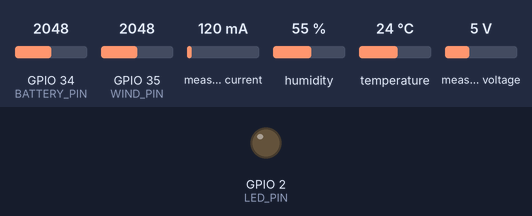
Bench run of a sketch on a simulated ESP32. On the bench: output pins drawn as LEDs (lit = HIGH). Inputs (shaded band) come from the test bench; at power-on: GPIO 34 (BATTERY_PIN) = 2048, GPIO 35 (WIND_PIN) = 2048, measured current 120 mA, humidity 55 %, temperature 24 °C, measured voltage 5 V. WiFi joins after 1.5 s; servers stay silent unless stated; uploads are accepted with an empty reply; the local clock reads 2024-03-15 10:24:30 at power-on unless the sketch sets it; random numbers use the default seed unless the sketch sets one; what the sketch prints to the serial monitor is not drawn.

Above: at 4.32 s.
At 64.8 s:
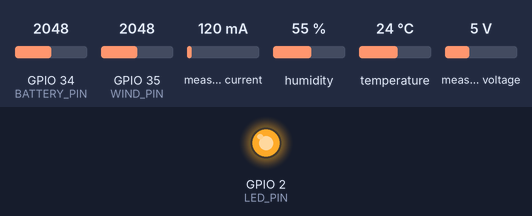
Timing chart, 0 to 81.3 s (numbered marks = the images above):
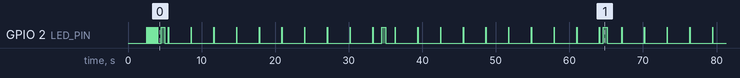

Measured:
- by itself, GPIO 2 (LED_PIN): HIGH → LOW at 2.6 s, → HIGH 0.10 s later, → LOW 0.10 s later, → HIGH 0.10 s later, … (107 changes in this stretch)
- by itself, everything shown: repeats every 59.3 s, in 42 steps

The sketch:

esp32_sensor.ino
```cpp
/**
 * ZYPHERS POLAR EMS — ESP32 Sensor Node v3.0
 * =============================================
 * NCPOR Indian Polar Research Station Hardware Interface
 * Reads sensor data and POSTs to Zyphers backend API.
 * Includes: NTP time sync, retry logic, better diagnostics.
 *
 * HARDWARE REQUIRED:
 * ------------------
 * - ESP32 Dev Board (any variant — WROOM, WROVER, S2, S3, C3)
 * - INA219 Current Sensor (measures solar panel current via I2C)
 * - INA219 Current Sensor x2 (optional: wind turbine + battery)
 * - DHT22 Temperature & Humidity sensor (GPIO pin 4)
 * - Voltage Divider (100kΩ + 27kΩ) for battery voltage on GPIO 34
 * - Anemometer with analog/pulse output on GPIO 35 (wind speed)
 * - LED status indicator on GPIO 2 (built-in on most ESP32 boards)
 *
 * ARDUINO LIBRARIES NEEDED (install via Library Manager):
 * -------------------------------------------------------
 *   1. Adafruit INA219          (by Adafruit)
 *   2. DHT sensor library       (by Adafruit)
 *   3. Adafruit Unified Sensor  (dependency)
 *   4. ArduinoJson              (by Benoit Blanchon, v6.x)
 *   5. WiFi.h                   (built-in for ESP32)
 *   6. HTTPClient.h             (built-in for ESP32)
 *
 * WIRING DIAGRAM:
 * ---------------
 *   INA219 VCC → 3.3V     INA219 GND → GND
 *   INA219 SDA → GPIO 21  INA219 SCL → GPIO 22
 *
 *   DHT22 VCC → 3.3V      DHT22 GND → GND
 *   DHT22 DATA → GPIO 4   (10kΩ pullup to 3.3V on DATA pin)
 *
 *   Battery voltage divider:
 *     Battery+ → 100kΩ → GPIO 34 → 27kΩ → GND
 *     (For 12V battery: Vgpio = Vbatt * 27/(100+27) ≈ 0–3.2V range)
 *
 *   Anemometer analog out → GPIO 35 (if analog)
 *   OR anemometer pulse out → GPIO 35 (if reed switch / hall effect)
 *
 * SETUP STEPS:
 * 1. Install Arduino IDE + ESP32 board support (espressif/arduino-esp32)
 * 2. Install the libraries listed above
 * 3. Fill in your WiFi credentials and backend URL below
 * 4. Select Board: "ESP32 Dev Module" and upload
 *
 * STATUS LED (GPIO 2 / Built-in):
 *   Fast blink (200ms)  = Connecting to WiFi
 *   Slow blink (1000ms) = Connected, posting data
 *   Solid ON            = Error / server rejected
 *   Solid OFF           = Deep sleep (if enabled)
 */

#include <WiFi.h>
#include <HTTPClient.h>
#include <ArduinoJson.h>
#include <Wire.h>
#include <Adafruit_INA219.h>
#include <DHT.h>
#include <time.h>   // NTP time sync (built-in ESP32)

// NTP configuration for accurate timestamps
const char* NTP_SERVER   = "pool.ntp.org";
const long  GMT_OFFSET   = 0;       // UTC (adjust to IST: 19800 for +5:30)
const int   DST_OFFSET   = 0;
#define NTP_SYNC_INTERVAL_MS  3600000  // Re-sync NTP every hour

// ============================================================
// ⚙️  CONFIGURATION — EDIT THESE VALUES
// ============================================================

// WiFi credentials (station or mobile hotspot)
const char* WIFI_SSID     = "YOUR_WIFI_SSID";
const char* WIFI_PASSWORD = "YOUR_WIFI_PASSWORD";

// Zyphers backend API
// For Render: "https://zyphers.onrender.com/api/ingest"
// For local:  "http://192.168.1.100:8000/api/ingest"
const char* SERVER_URL    = "https://zyphers.onrender.com/api/ingest";

// Security: must match HARDWARE_API_KEY in backend .env
const char* API_KEY       = "zyphers-esp32-secret-2026";

// Unique ID for this sensor node
const char* DEVICE_ID     = "esp32-bharati-01";

// How often to read + send data (milliseconds)
const unsigned long POST_INTERVAL_MS = 30000;  // 30 seconds

// ============================================================
// 📌  PIN DEFINITIONS
// ============================================================

#define DHT_PIN       4    // DHT22 data pin
#define DHT_TYPE      DHT22
#define BATTERY_PIN   34   // ADC pin for battery voltage divider
#define WIND_PIN      35   // ADC pin for anemometer analog output
#define LED_PIN       2    // Status LED (built-in on most boards)

// Voltage divider ratio: R2 / (R1 + R2)
// For 100kΩ + 27kΩ: ratio = 27 / 127 = 0.2126
// Adjust for your actual resistors
#define VOLT_DIVIDER_RATIO  0.2126f
#define ADC_REF_VOLTAGE     3.3f
#define ADC_RESOLUTION      4095.0f

// Full battery voltage (adjust for your battery chemistry)
// 12V lead-acid: 12.7V full, 11.0V empty
// 12V lithium: 12.6V full, 10.0V empty
#define BATTERY_MAX_V   12.7f
#define BATTERY_MIN_V   11.0f

// Wind: map ADC (0-4095) to m/s (0-25 m/s for most anemometers)
// Adjust these calibration constants for your specific anemometer
#define WIND_MAX_MS     25.0f

// ============================================================
// 🔌  SENSOR OBJECTS
// ============================================================

Adafruit_INA219 ina219_solar(0x40);   // I2C addr 0x40 (default)
// Optional second INA219 for wind/battery current at 0x41
// Adafruit_INA219 ina219_wind(0x41);

DHT dht(DHT_PIN, DHT_TYPE);

// ============================================================
// 🌐  GLOBAL STATE
// ============================================================

unsigned long lastPostTime  = 0;
unsigned long lastNtpSync   = 0;
bool ina219Available = false;
bool dhtAvailable    = false;
int  totalPosted     = 0;
int  totalFailed     = 0;

// ============================================================
// 🚀  SETUP
// ============================================================

void setup() {
  Serial.begin(115200);
  delay(500);
  Serial.println("\n\n╔══════════════════════════════════════╗");
  Serial.println(  "║  ZYPHERS ESP32 Sensor Node v3.0      ║");
  Serial.println(  "║  NCPOR Polar EMS Hardware Interface   ║");
  Serial.println(  "╚══════════════════════════════════════╝");
  Serial.printf("Device ID : %s\n", DEVICE_ID);
  Serial.printf("Server    : %s\n", SERVER_URL);
  Serial.printf("Interval  : %lu ms\n", POST_INTERVAL_MS);

  pinMode(LED_PIN, OUTPUT);
  digitalWrite(LED_PIN, LOW);

  // Initialize I2C sensors
  Wire.begin(21, 22);  // SDA=21, SCL=22
  if (ina219_solar.begin()) {
    ina219Available = true;
    ina219_solar.setCalibration_16V_400mA();  // Adjust for your solar panel
    Serial.println("[OK] INA219 solar sensor initialized");
  } else {
    Serial.println("[WARN] INA219 not found — using simulated solar values");
  }

  // Initialize DHT22
  dht.begin();
  delay(2000);  // DHT22 needs 2 seconds to stabilize
  float testTemp = dht.readTemperature();
  if (!isnan(testTemp)) {
    dhtAvailable = true;
    Serial.println("[OK] DHT22 temperature sensor initialized");
  } else {
    Serial.println("[WARN] DHT22 not found — using simulated temperature");
  }

  // Connect to WiFi
  connectWiFi();

  // Sync NTP time for accurate ISO8601 timestamps
  if (WiFi.status() == WL_CONNECTED) {
    syncNTP();
  }
}

// ============================================================
// 🔁  MAIN LOOP
// ============================================================

void loop() {
  // Reconnect WiFi if dropped
  if (WiFi.status() != WL_CONNECTED) {
    Serial.println("[WARN] WiFi disconnected. Reconnecting...");
    connectWiFi();
    if (WiFi.status() == WL_CONNECTED) syncNTP();
  }

  // Re-sync NTP every hour
  unsigned long now = millis();
  if (lastNtpSync > 0 && (now - lastNtpSync) >= NTP_SYNC_INTERVAL_MS) {
    syncNTP();
  }

  if (now - lastPostTime >= POST_INTERVAL_MS || lastPostTime == 0) {
    lastPostTime = now;

    // Read all sensors
    float solar_kw      = readSolarKW();
    float wind_kw       = readWindKW();
    float battery_pct   = readBatteryPercent();
    float demand_kw     = estimateDemand(solar_kw, wind_kw, battery_pct);
    float fuel_liters   = 50000.0;  // TODO: Replace with fuel tank level sensor
    float temperature_c = readTemperature();
    String weather      = inferWeather(solar_kw, wind_kw, temperature_c);
    String scenario     = inferScenario(solar_kw, wind_kw, battery_pct);
    String timestamp    = getISOTimestamp();

    // Print sensor readings
    Serial.println("\n┌─── SENSOR READINGS ──────────────────┐");
    Serial.printf(  "│  Solar    : %.1f kW\n",      solar_kw);
    Serial.printf(  "│  Wind     : %.1f kW\n",      wind_kw);
    Serial.printf(  "│  Demand   : %.1f kW\n",      demand_kw);
    Serial.printf(  "│  Battery  : %.1f %%\n",      battery_pct);
    Serial.printf(  "│  Fuel     : %.0f L\n",       fuel_liters);
    Serial.printf(  "│  Temp     : %.1f °C\n",      temperature_c);
    Serial.printf(  "│  Weather  : %s\n",           weather.c_str());
    Serial.printf(  "│  Scenario : %s\n",           scenario.c_str());
    Serial.printf(  "│  Time     : %s\n",           timestamp.c_str());
    Serial.printf(  "│  Posts OK : %d  Failed: %d\n", totalPosted, totalFailed);
    Serial.println( "└──────────────────────────────────────┘");

    // Build JSON payload
    StaticJsonDocument<512> doc;
    doc["solar_kw"]       = roundf(solar_kw * 10) / 10.0;
    doc["wind_kw"]        = roundf(wind_kw * 10) / 10.0;
    doc["demand_kw"]      = roundf(demand_kw * 10) / 10.0;
    doc["battery_percent"]= roundf(battery_pct * 10) / 10.0;
    doc["fuel_liters"]    = fuel_liters;
    doc["temperature_c"]  = roundf(temperature_c * 10) / 10.0;
    doc["weather"]        = weather;
    doc["scenario"]       = scenario;
    doc["device_id"]      = DEVICE_ID;
    doc["api_key"]        = API_KEY;
    if (timestamp.length() > 0) doc["timestamp"] = timestamp;

    String payload;
    serializeJson(doc, payload);

    // Send with retry (3 attempts)
    int responseCode = postDataWithRetry(payload, 3);
    if (responseCode == 200) {
      totalPosted++;
      Serial.printf("[OK] Accepted by server (total sent: %d)\n", totalPosted);
      blinkLED(1, 1000);
    } else {
      totalFailed++;
      Serial.printf("[ERR] Failed after retries. Code: %d (total failed: %d)\n",
                    responseCode, totalFailed);
      digitalWrite(LED_PIN, HIGH);
      delay(3000);
      digitalWrite(LED_PIN, LOW);
    }
  }

  // Keep alive heartbeat blink
  static unsigned long lastBlink = 0;
  if (millis() - lastBlink > 3000) {
    lastBlink = millis();
    blinkLED(1, 80);
  }

  delay(100);
}

// ============================================================
// 📡  WIFI CONNECTION
// ============================================================

void connectWiFi() {
  Serial.printf("[WiFi] Connecting to %s", WIFI_SSID);
  WiFi.mode(WIFI_STA);
  WiFi.begin(WIFI_SSID, WIFI_PASSWORD);
  WiFi.setAutoReconnect(true);

  int attempts = 0;
  while (WiFi.status() != WL_CONNECTED && attempts < 30) {
    blinkLED(1, 200);
    Serial.print(".");
    attempts++;
  }
  Serial.println();

  if (WiFi.status() == WL_CONNECTED) {
    Serial.printf("[WiFi] ✓ Connected! IP: %s  RSSI: %d dBm  Channel: %d\n",
                  WiFi.localIP().toString().c_str(),
                  WiFi.RSSI(),
                  WiFi.channel());
  } else {
    Serial.println("[WiFi] FAILED to connect after 30 attempts. Will retry in next loop.");
  }
}

// ============================================================
// 🕐  NTP TIME SYNC — ISO 8601 Timestamp
// ============================================================

void syncNTP() {
  Serial.println("[NTP] Syncing time from pool.ntp.org...");
  configTime(GMT_OFFSET, DST_OFFSET, NTP_SERVER);
  struct tm timeinfo;
  // Wait up to 5 seconds for NTP
  int tries = 0;
  while (!getLocalTime(&timeinfo) && tries < 10) {
    delay(500);
    tries++;
  }
  if (tries < 10) {
    Serial.println("[NTP] ✓ Time synchronized.");
    lastNtpSync = millis();
  } else {
    Serial.println("[NTP] WARN: Time sync failed — will use epoch timestamps.");
  }
}

String getISOTimestamp() {
  struct tm timeinfo;
  if (!getLocalTime(&timeinfo)) return "";
  char buf[30];
  strftime(buf, sizeof(buf), "%Y-%m-%dT%H:%M:%SZ", &timeinfo);
  return String(buf);
}

// ============================================================
// 🌐  HTTP POST
// ============================================================

int postData(const String& json) {
  if (WiFi.status() != WL_CONNECTED) return -1;

  HTTPClient http;
  http.begin(SERVER_URL);
  http.addHeader("Content-Type", "application/json");
  http.setTimeout(15000);  // 15 second timeout

  int code = http.POST(json);

  if (code > 0) {
    String response = http.getString();
    Serial.printf("[HTTP] Response (%d): %s\n", code, response.c_str());
  } else {
    Serial.printf("[HTTP] Error: %s\n", http.errorToString(code).c_str());
  }

  http.end();
  return code;
}

// Retry wrapper — attempts up to maxRetries times with 2s backoff
int postDataWithRetry(const String& json, int maxRetries) {
  for (int attempt = 1; attempt <= maxRetries; attempt++) {
    Serial.printf("[POST] Attempt %d/%d → %s\n", attempt, maxRetries, SERVER_URL);
    int code = postData(json);
    if (code == 200) return code;
    if (attempt < maxRetries) {
      Serial.printf("[POST] Retry in 2s (last code: %d)...\n", code);
      delay(2000);
      // Re-check WiFi before retry
      if (WiFi.status() != WL_CONNECTED) {
        Serial.println("[WiFi] Lost connection, reconnecting before retry...");
        connectWiFi();
      }
    }
  }
  return -1;  // All attempts failed
}

// ============================================================
// ☀️  SOLAR POWER READING (INA219)
// ============================================================

float readSolarKW() {
  if (!ina219Available) {
    // Simulated: vary based on time of day (millis)
    float simHour = fmod(millis() / 3600000.0f, 24.0f);
    if (simHour >= 7 && simHour <= 19) {
      float peak = sin((simHour - 7) / 12.0 * 3.14159f);
      return peak * 15.0f + random(0, 20) * 0.05f;
    }
    return 0.0f;
  }

  float busvoltage_V = ina219_solar.getBusVoltage_V();
  float current_mA   = ina219_solar.getCurrent_mA();

  if (current_mA < 0) current_mA = 0;  // No negative power
  float power_kW = (busvoltage_V * current_mA) / 1000000.0f;  // mA → kW
  return constrain(power_kW, 0.0f, 150.0f);
}

// ============================================================
// 💨  WIND POWER READING (Analog Anemometer)
// ============================================================

float readWindKW() {
  // Read wind speed from analog anemometer
  // Average 10 samples to reduce noise
  long sum = 0;
  for (int i = 0; i < 10; i++) {
    sum += analogRead(WIND_PIN);
    delay(5);
  }
  float adcVal = sum / 10.0f;
  float windSpeed_ms = (adcVal / ADC_RESOLUTION) * WIND_MAX_MS;

  // Wind power = 0.5 * Cp * ρ * A * v³
  // Simplified: power_kW ≈ windSpeed³ * turbine_constant
  // For a 10kW turbine at rated 12m/s: constant ≈ 10000 / (12³) = 5.79
  // Adjust turbine_constant for your actual turbine specs
  const float TURBINE_CONSTANT = 5.79f / 1000.0f;  // → kW
  const float NUM_TURBINES     = 3.0f;               // Number of turbines

  float powerPerTurbine = TURBINE_CONSTANT * pow(windSpeed_ms, 3);
  float totalPower = constrain(powerPerTurbine * NUM_TURBINES, 0.0f, 120.0f);

  return totalPower;
}

// ============================================================
// 🔋  BATTERY STATE OF CHARGE (Voltage Divider)
// ============================================================

float readBatteryPercent() {
  // Average 10 ADC samples
  long sum = 0;
  for (int i = 0; i < 10; i++) {
    sum += analogRead(BATTERY_PIN);
    delay(5);
  }
  float adcVal = sum / 10.0f;

  // Convert ADC to actual voltage
  float v_gpio    = (adcVal / ADC_RESOLUTION) * ADC_REF_VOLTAGE;
  float v_battery = v_gpio / VOLT_DIVIDER_RATIO;

  // Convert voltage to percent
  float pct = (v_battery - BATTERY_MIN_V) / (BATTERY_MAX_V - BATTERY_MIN_V) * 100.0f;
  return constrain(pct, 0.0f, 100.0f);
}

// ============================================================
// 🌡️  TEMPERATURE READING (DHT22)
// ============================================================

float readTemperature() {
  if (!dhtAvailable) {
    // Simulated polar temperature
    return -15.0f + random(-50, 50) * 0.1f;
  }
  float temp = dht.readTemperature();
  if (isnan(temp)) {
    Serial.println("[WARN] DHT22 read failed");
    return -15.0f;
  }
  return temp;
}

// ============================================================
// ⚡  DEMAND ESTIMATION (No Direct Measurement)
// ============================================================

float estimateDemand(float solar, float wind, float battery) {
  // Without a clamp meter on the mains, estimate demand from:
  // - Known baseline (heating load varies with temperature)
  // - Seasonal patterns
  // TODO: Replace with real clamp meter (SCT-013) on main bus
  float baseLoad = 45.0f;   // Minimum always-on load (kW)
  float heatingLoad = 30.0f; // Additional heating in cold conditions

  // Add measured generation as lower bound on demand
  float estimated = max(baseLoad, solar * 0.3f + wind * 0.3f + baseLoad);
  return constrain(estimated + heatingLoad, 40.0f, 250.0f);
}

// ============================================================
// ☁️  WEATHER INFERENCE
// ============================================================

String inferWeather(float solar, float wind, float temp) {
  if (solar > 50) return "Sunny";
  if (solar > 20 && wind < 30) return "Partly Cloudy";
  if (solar < 5 && wind > 60) return "Blizzard";
  if (solar < 5 && temp < -25) return "Polar Night";
  if (solar < 20 && wind > 30) return "Overcast Windy";
  return "Overcast";
}

// ============================================================
// 🌐  SCENARIO INFERENCE
// ============================================================

String inferScenario(float solar, float wind, float battery) {
  if (wind > 80 || solar == 0 && wind < 5) return "blizzard";
  if (solar > 80) return "summer";
  if (solar < 1) return "winter";
  return "normal";
}

// ============================================================
// 💡  LED UTILITY
// ============================================================

void blinkLED(int times, int delayMs) {
  for (int i = 0; i < times; i++) {
    digitalWrite(LED_PIN, HIGH);
    delay(delayMs / 2);
    digitalWrite(LED_PIN, LOW);
    delay(delayMs / 2);
  }
}
```
